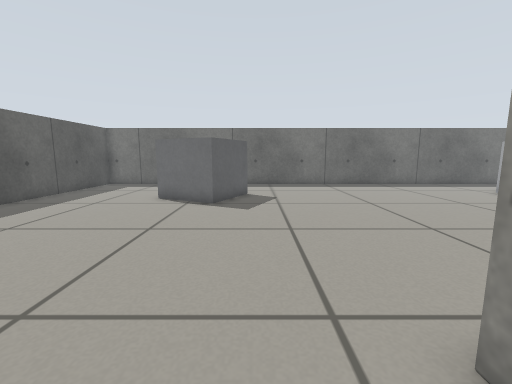
view 1 (above)

17 first-person views from a walk through a robot-simulator world made for Gazebo. The camera is 0.51 m above the floor, tilts 8° down and sees 90° across. The floor is counted in squares, 0.25 m on a side. Each view is taken from the middle of a square. On the plan, view 1 faces up. The plan holds only what a view shows up to about 16 squares ahead; the rest is blank.

view 2
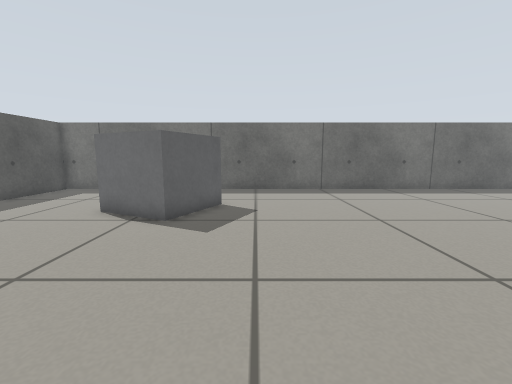

view 3
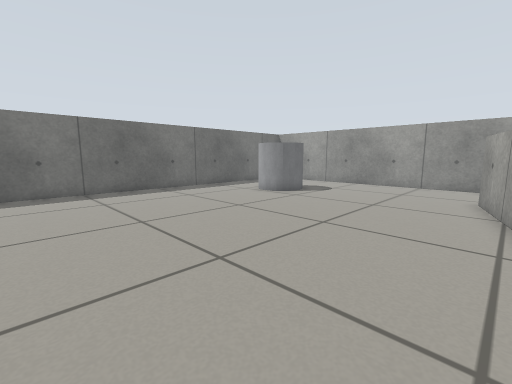

view 4
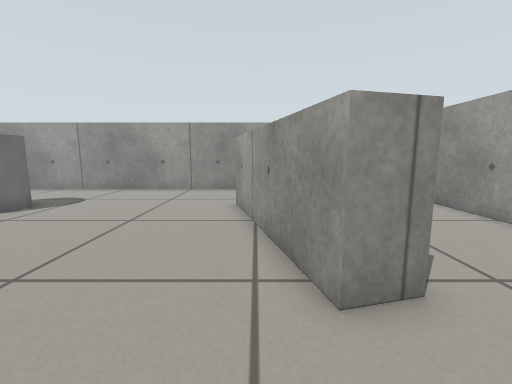

view 5
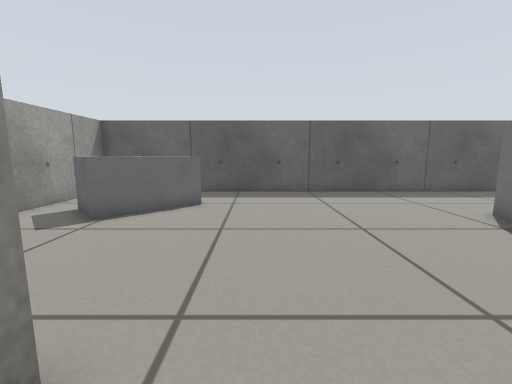

view 6
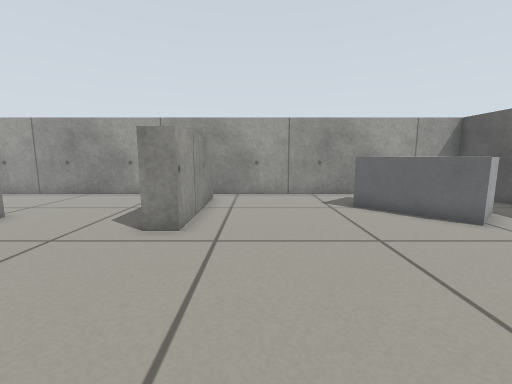

view 7
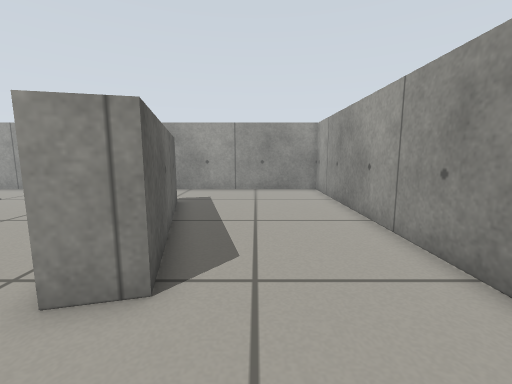

view 8
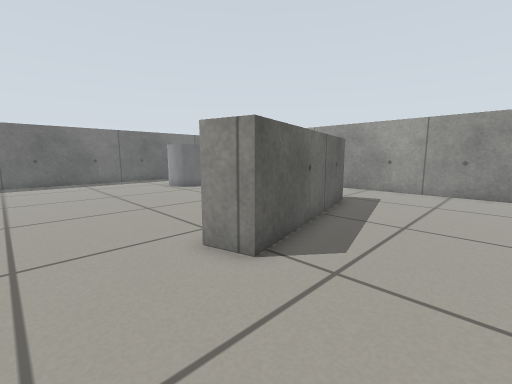

view 9
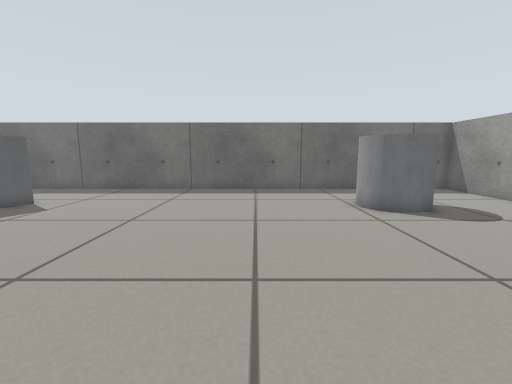

view 10
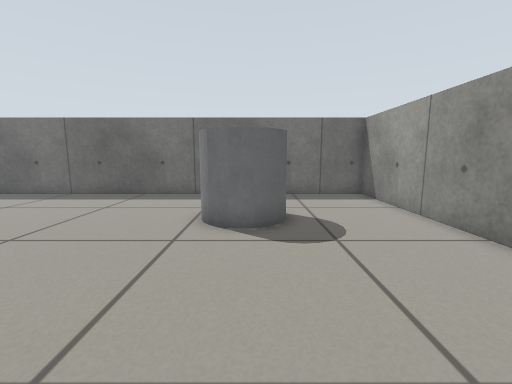

view 11
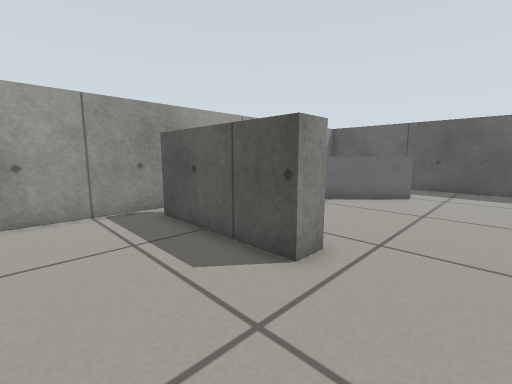

view 12
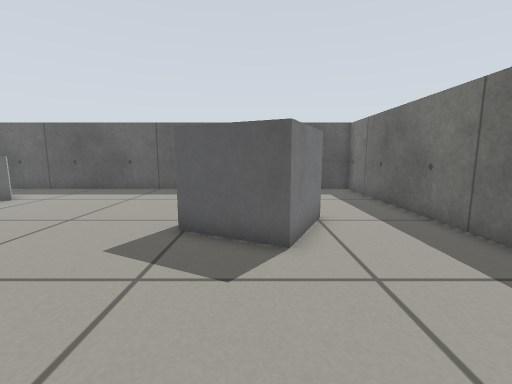

view 13
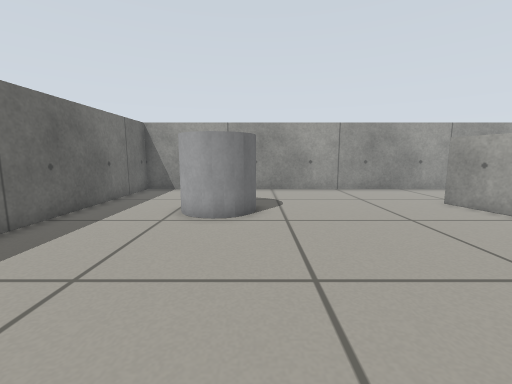

view 14
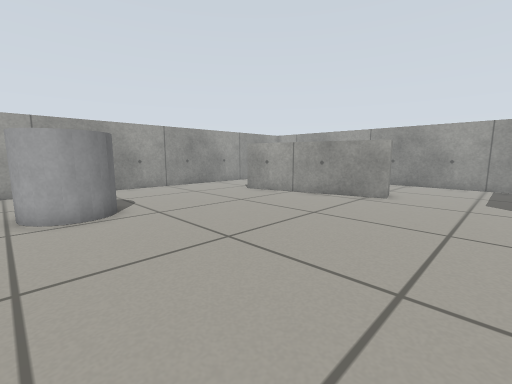

view 15
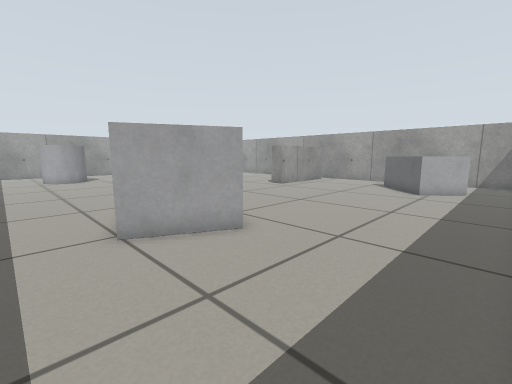

view 16
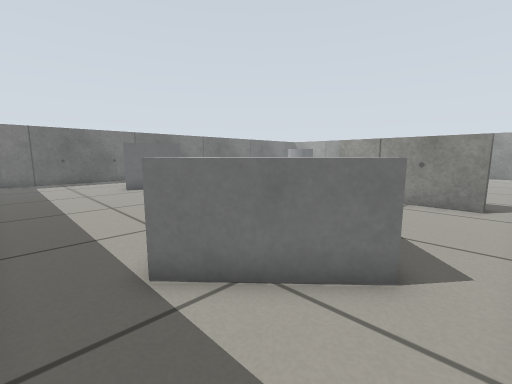

view 17
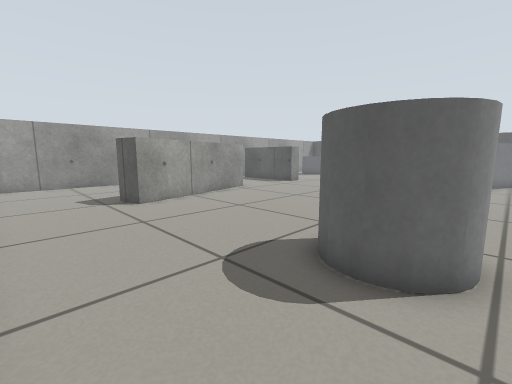

### Floor plan
Points are (right, up) in squares from view 1. A wall is a line through its corners. A room is listed if a view was taken in it or the views show most of it. See-through windows are left out.
Room 1 (views 1, 2, 3, 4, 5, 6, 7, 8, 9, 10, 11, 12, 13, 14, 15, 16, 17)
walls: (3.1, 2.2) (3.1, -3.4) (2.1, -3.4) (2.1, 2.2) (3.1, 2.2); (8.2, 1.9) (15.9, 3.9) (16.2, 2.5) (8.5, 0.5) (8.2, 1.9); (-10.7, -4.7) (20.7, -4.7) (20.7, 18.7) (-10.7, 18.7) (-10.7, -4.7)
objects: grey box (-8, -3) to (-4, 2); grey box (-5, 11) to (-1, 15); grey cylinder (13, 12) to (16, 15)

Where each view was taken, in squares from view 1:
view 1: 0 up, 0 right, facing up
view 2: 3 up, 1 right, facing up
view 3: 3 up, 2 right, facing up-right
view 4: 3 up, 5 right, facing right
view 5: 4 up, 4 right, facing left
view 6: 9 up, 0 right, facing down
view 7: 1 down, 5 right, facing right
view 8: 3 down, 5 right, facing up-right
view 9: 3 up, 9 right, facing up
view 10: 5 up, 15 right, facing up
view 11: 5 up, 7 right, facing down-left
view 12: 13 up, 5 right, facing left
view 13: 12 up, 5 right, facing right
view 14: 15 up, 4 right, facing down-right
view 15: 17 up, 10 left, facing down-right
view 16: 4 down, 10 left, facing up-right
view 17: 15 up, 20 right, facing down-left
